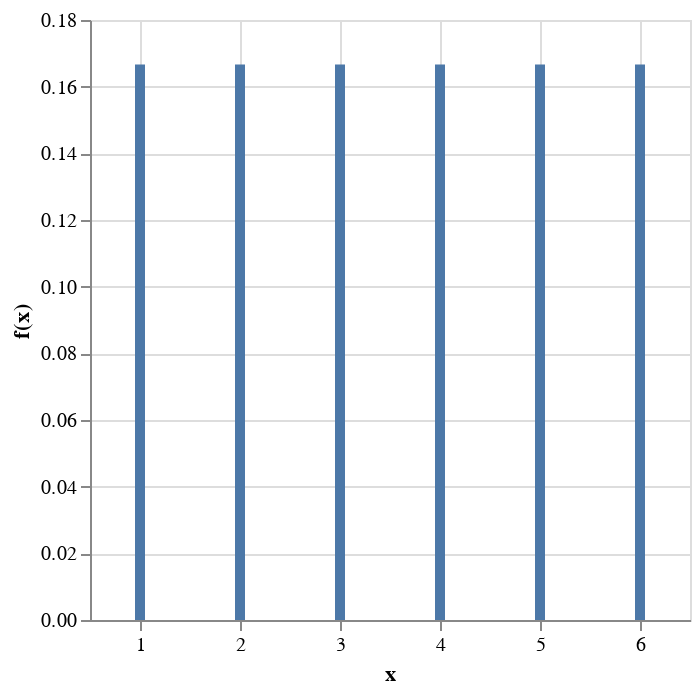

The code cell stored with this chart in its notebook:
### Markdown cell above
### Probability of rolling a fair, six-sided die

### Code cell
# Create a pandas DataFrame with a column x
df = pd.DataFrame({'x': [1, 2, 3, 4, 5, 6], 'f(x)': [1/6, 1/6, 1/6, 1/6, 1/6, 1/6]})
# Create a bar chart of a discrete probability mass function
alt.Chart(df).mark_bar().encode(
    x='x',
    y='f(x)'
)

### Figure 1 — Vega-Lite specification as saved in the notebook (floating-point values rounded to 4 significant figures)
{"config": {"view": {"continuousWidth": 300, "continuousHeight": 300}}, "data": {"name": "data-bf1b8792b30953cfd481d1fddc620037"}, "mark": {"type": "bar"}, "encoding": {"x": {"field": "x", "type": "quantitative"}, "y": {"field": "f(x)", "type": "quantitative"}}, "$schema": "https://vega.github.io/schema/vega-lite/v5.8.0.json", "datasets": {"data-bf1b8792b30953cfd481d1fddc620037": [{"x": 1, "f(x)": 0.1667}, {"x": 2, "f(x)": 0.1667}, {"x": 3, "f(x)": 0.1667}, {"x": 4, "f(x)": 0.1667}, {"x": 5, "f(x)": 0.1667}, {"x": 6, "f(x)": 0.1667}]}}
